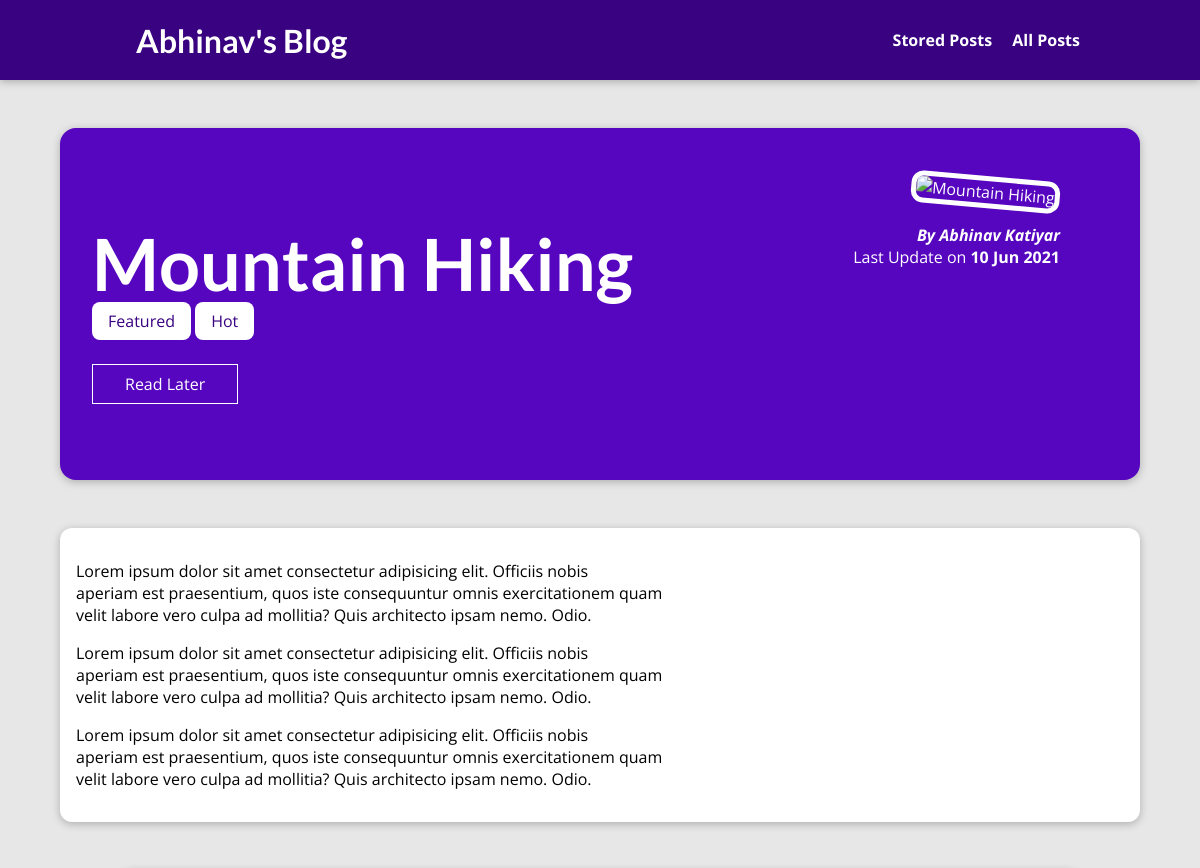
The app's page /post/hike-in-the-mountains (upper part), older data.
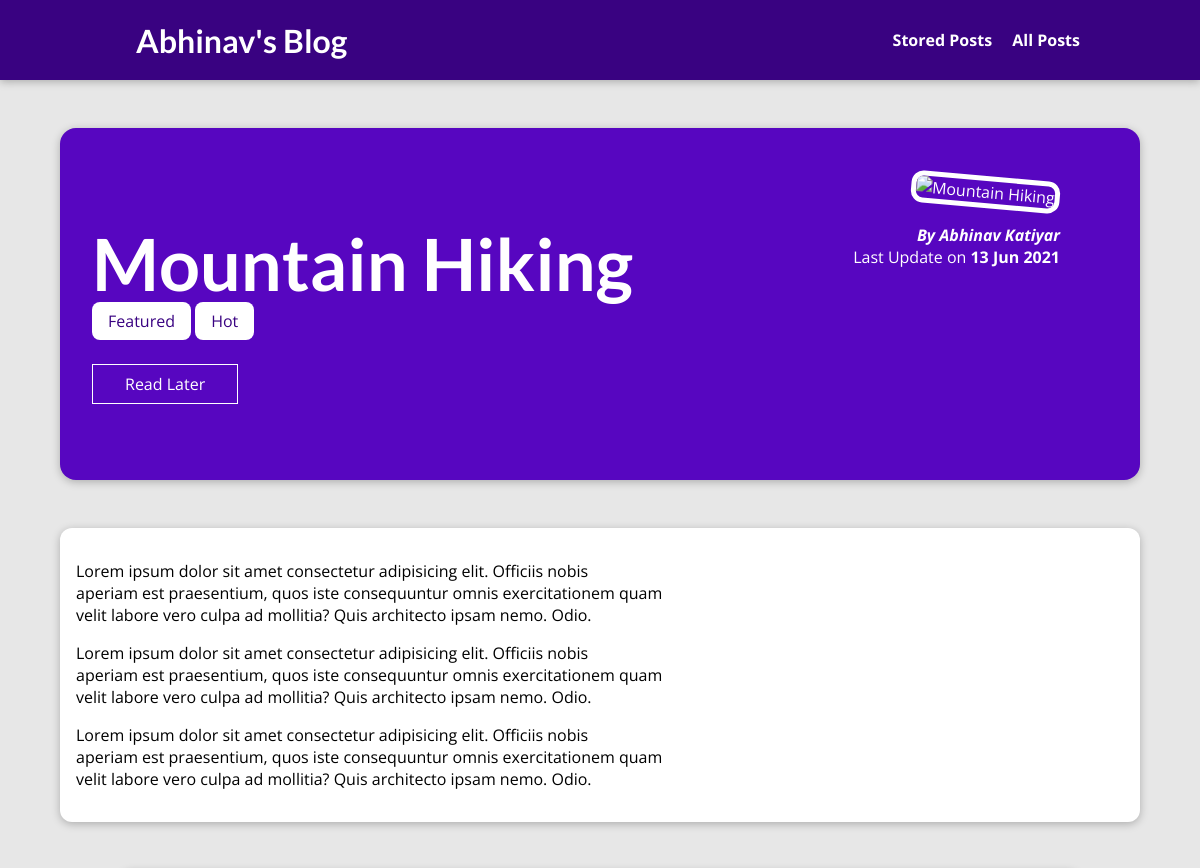
The same page, newer data.
### blog/models.py (models this page shows, shortened)
class Post(models.Model):
    title = models.CharField(max_length=150)
    excerpt = models.CharField(max_length=200)
    image = CloudinaryField('image',)
    date = models.DateField(auto_now=True)
    slug = models.SlugField(unique=True, db_index=True)
    content = models.TextField(validators=[MinLengthValidator(10)])
    author = models.ForeignKey(
        Author, on_delete=models.SET_NULL, null=True, related_name="posts")
    tag = models.ManyToManyField(Tag)

class Tag(models.Model):
    caption = models.CharField(max_length=20)

class Author(models.Model):
    first_name = models.CharField(max_length=100)
    last_name = models.CharField(max_length=100)
    email_address = models.EmailField()
    def full_name(self):
        return f'{self.first_name} {self.last_name}'
    def __str__(self):
        return self.full_name()

### blog/views.py (the view, shortened to what this page needs)
# urls.py: path("post/<slug:slug>", views.SinglePostView.as_view(),
class SinglePostView(View):
    def is_stored_post(self, request, post_id):
        stored_posts = request.session.get("stored_posts")
        if stored_posts is not None:
            is_saved_for_later = post_id in stored_posts
        else:
            is_saved_for_later = False
        return is_saved_for_later
    def get(self, request, slug):
        post = Post.objects.get(slug=slug)
        context = {
            "post": post,
            "post_tags": post.tag.all(),
            "comment_form": CommentForm(),
            "comments": post.comments.all().order_by("-id"),
            "saved_for_later": self.is_stored_post(request, post.id)
        }
        return render(request, "blog/post-detail.html", context)

### blog/templates/blog/post-detail.html (shortened to what this page needs)
{% extends 'base.html' %}
{% load static %}
{% block css_files %}
<link rel="stylesheet" href="{% static 'blog/post-detail.css' %}">
{% endblock css_files %}
{% block content %}
<section id="summary">
<h2>{{post.title}}</h2>
<div>
{% for tag in  post_tags %}
<span class="tag">{{tag.caption}}</span>
{% endfor %}
</div>
<div id="read-later">
<form action="{% url "read-later" %}" method="POST">
<button>
{% if saved_for_later %}
Remove from "Read Later" List
{% else %}
Read Later
{% endif %}
</button>
</form>
</div>
<article>
<img src="{{post.image.url}}" alt="{{post.title}}">
<address><a href="mailto:{{post.author.email_address}}"> By {{post.author|title}}</a></address>
<div>
Last Update on <time>{{post.date|date:"d M Y"}}</time>
</div>
</article>
</section>
<main>
{{post.content|linebreaks}}
</main>
 {% endblock %}

### templates/base.html (shortened to what this page needs)
{% load static %}
<!DOCTYPE html>
<html lang="en">
<head>
    <link rel="stylesheet" href="{% static 'app.css' %}">
    {% block css_files %}{% endblock css_files %}
</head>
<body>
<header id="main-navigation">
<h1><a href="{% url 'starting-page' %}">Abhinav's Blog</a></h1>
<nav><a href="{% url 'read-later' %}">Stored Posts </a>
<a href="{% url 'posts-page' %}">All Posts </a></nav>
</header>
    {% block content %}{% endblock content %}
</body>
</html>

### static/app.css (style rules this page uses)
* { box-sizing: border-box; }
html { font-family: 'Open Sans', 'Lato', sans-serif; }
body { margin: 0; }
h1, h2, h3 { font-family: 'Lato', sans-serif; font-weight: bold; }
#main-navigation { width: 100%; height: 5rem; display: flex; justify-content: space-between; align-items: center; padding: 0 10%; position: absolute; top: 0; left: 0; }
#main-navigation a { text-decoration: none; color: white; font-weight: bold; margin-left: 1rem; }

### blog/static/blog/post-detail.css (style rules this page uses)
body { background-color: #e7e7e7; }
#main-navigation { background-color: #390281; box-shadow: 0 2px 8px rgba(0, 0, 0, 0.25); }
#summary { margin: 8rem auto 3rem auto; padding: 2rem; width: 90%; max-width: 90rem; border-radius: 16px; background-color: #5706c0; position: relative; box-shadow: 0 2px 8px rgba(0, 0, 0, 0.25); height: 22rem; }
#summary h2 { color: white; font-size: 4.5rem; margin-bottom: 0.25rem; }
#summary article { position: absolute; top: 2rem; right: 3rem; padding: 1rem 2rem; border-radius: 12px; text-align: right; color: white; }
#summary article img { width: 12rem; height: 12rem; border-radius: 12px; transform: rotateZ(5deg); border: 5px solid white; margin-bottom: 1rem; }
#summary address { font-weight: bold; }
#summary a { color: white; text-decoration: none; }
#summary time { font-weight: bold; }
#read-later { margin: 2rem 0; }
#read-later button { background-color: transparent; border: 1px solid white; padding: 0.5rem 2rem; font: inherit; color: white; cursor: pointer; }
main { width: 90%; max-width: 90rem; margin: 3rem auto; background-color: white; padding: 1rem; border-radius: 12px; box-shadow: 0 2px 8px rgba(0, 0, 0, 0.25); }
.tag { background-color: white; color: #390281; padding: 0.5rem 1rem; border-radius: 8px; }

Row changes from the older to the newer data that the page shows:
changed Post "Mountain Hiking": date "10 Jun 2021" → "13 Jun 2021"
